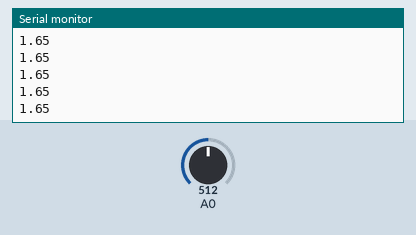
Bench run of a sketch on a simulated Arduino Uno, built with avr-gcc and run on an emulated ATmega328P. On the bench: the last lines printed to the serial monitor. Inputs (shaded band) come from the test bench; at power-on: A0 = 512.

Above: at 1.2 s.
1.3 s: A0 set to 716
At 2.1 s:
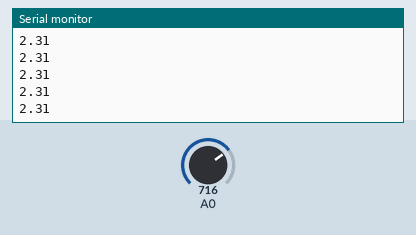
2.8 s: A0 set to 900
At 3.3 s:
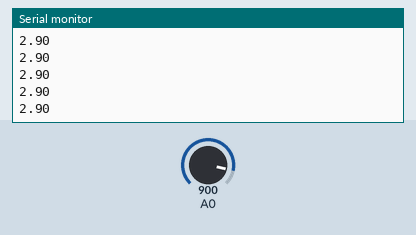
Timing chart, 0 to 5.8 s (numbered marks = the images above; inputs shaded):
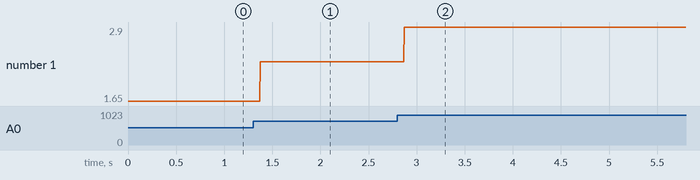

The sketch:

phSensorA0OffCalibration.ino
```cpp
// (licence header left out)
//////////////////////////////////////////////////
// File Name: phSensorA0OffCalibration.ino
// File Description: Basic Interface Testing of
//                   ph Sensor with NodeMCU
// Author: Priyankar
// Date: March 05, 2021
//////////////////////////////////////////////////

void setup() {

  Serial.begin(9600);

}

void loop() {

  int sensorValue = analogRead(A0);

  float voltage = sensorValue * (3.3 / 1023.0);

  Serial.println(voltage);

}
```

Measured:
- after the input at 1.3 s, the serial monitor: prints a new line after 0.07 s (image 1)
- after the input at 2.8 s, the serial monitor: prints a new line after 0.07 s (image 2)
- plotted number 1: 1.65 → 2.31 after the input at 1.3 s, 2.31 → 2.9 after the input at 2.8 s
